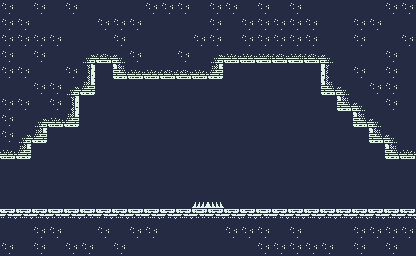

This game map was drawn from its Tiled (.tmx) file and the tilesets committed beside it. A one-line description and the full map source follow:
An orthogonal 26x16 tile map with 16x16 px tiles, 3 tile layers (BG, Walls, Obstacles) and 13 objects.

<map version="1.4" tiledversion="1.4.3" orientation="orthogonal" renderorder="right-down" width="26" height="16" tilewidth="16" tileheight="16" infinite="0" nextlayerid="9" nextobjectid="21">
 <tileset firstgid="1" source="../TileSet/Dow_TileSet.tsx" />
 <layer id="1" name="BG" width="26" height="16">
  <data encoding="csv">
191,191,191,191,191,191,191,191,191,191,191,191,191,191,191,191,191,191,191,191,191,191,191,191,191,191,
191,191,191,191,191,191,191,191,191,191,191,191,191,191,191,191,191,191,191,191,191,191,191,191,191,191,
191,191,191,191,191,191,191,191,191,191,191,191,191,191,191,191,191,191,191,191,191,191,191,191,191,191,
191,191,191,191,191,191,191,191,191,191,191,191,191,191,191,191,191,191,191,191,191,191,191,191,191,191,
191,191,191,191,191,191,191,191,191,191,191,191,191,191,191,191,191,191,191,191,191,191,191,191,191,191,
191,191,191,191,191,191,191,191,191,191,191,191,191,191,191,191,191,191,191,191,191,191,191,191,191,191,
191,191,191,191,191,191,191,191,191,191,191,191,191,191,191,191,191,191,191,191,191,191,191,191,191,191,
191,191,191,191,191,191,191,191,191,191,191,191,191,191,191,191,191,191,191,191,191,191,191,191,191,191,
191,191,191,191,191,191,191,191,191,191,191,191,191,191,191,191,191,191,191,191,191,191,191,191,191,191,
191,191,191,191,191,191,191,191,191,191,191,191,191,191,191,191,191,191,191,191,191,191,191,191,191,191,
191,191,191,191,191,191,191,191,191,191,191,191,191,191,191,191,191,191,191,191,191,191,191,191,191,191,
191,191,191,191,191,191,191,191,191,191,191,191,191,191,191,191,191,191,191,191,191,191,191,191,191,191,
191,191,191,191,191,191,191,191,191,191,191,191,191,191,191,191,191,191,191,191,191,191,191,191,191,191,
191,191,191,191,191,191,191,191,191,191,191,191,191,191,191,191,191,191,191,191,191,191,191,191,191,191,
191,191,191,191,191,191,191,191,191,191,191,191,191,191,191,191,191,191,191,191,191,191,191,191,191,191,
191,191,191,191,191,191,191,191,191,191,191,191,191,191,191,191,191,191,191,191,191,191,191,191,191,191
</data>
 </layer>
 <layer id="2" name="Walls" width="26" height="16">
  <data encoding="csv">
190,191,190,191,190,191,191,191,191,190,190,190,191,190,190,191,190,191,190,191,191,191,191,191,190,190,
190,190,191,191,191,191,190,190,190,191,191,191,191,190,191,190,190,190,190,190,191,191,190,190,191,191,
190,190,190,190,191,191,191,190,191,191,191,191,190,190,191,190,190,190,190,190,191,191,190,191,191,190,
190,191,190,191,191,168,169,172,190,191,191,190,191,168,170,170,171,169,171,169,172,191,191,191,190,191,
190,190,191,191,190,188,0,251,170,170,169,169,170,249,0,0,0,0,0,0,272,191,190,191,190,191,
191,191,190,190,168,249,0,0,0,0,0,0,0,0,0,0,0,0,0,0,251,252,191,190,190,191,
190,190,191,190,229,0,0,0,0,0,0,0,0,0,0,0,0,0,0,0,0,251,172,191,190,191,
190,191,168,170,249,0,0,0,0,0,0,0,0,0,0,0,0,0,0,0,0,0,251,172,191,191,
190,168,249,0,0,0,0,0,0,0,0,0,0,0,0,0,0,0,0,0,0,0,0,251,252,191,
170,249,0,0,0,0,0,0,0,0,0,0,0,0,0,0,0,0,0,0,0,0,0,0,251,170,
0,0,0,0,0,0,0,0,0,0,0,0,0,0,0,0,0,0,0,0,0,0,0,0,0,0,
0,0,0,0,0,0,0,0,0,0,0,0,0,0,0,0,0,0,0,0,0,0,0,0,0,0,
0,0,0,0,0,0,0,0,0,0,0,0,0,0,0,0,0,0,0,0,0,0,0,0,0,0,
289,290,290,291,290,291,289,290,291,290,289,290,291,290,290,289,291,289,290,290,290,290,290,289,290,290,
191,191,190,190,191,191,190,191,190,190,191,191,191,191,190,190,190,191,190,191,191,191,190,190,190,190,
190,191,190,191,190,190,191,190,191,191,191,191,191,191,191,191,190,190,190,190,190,191,190,191,190,191
</data>
 </layer>
 <layer id="8" name="Obstacles" width="26" height="16">
  <data encoding="csv">
0,0,0,0,0,0,0,0,0,0,0,0,0,0,0,0,0,0,0,0,0,0,0,0,0,0,
0,0,0,0,0,0,0,0,0,0,0,0,0,0,0,0,0,0,0,0,0,0,0,0,0,0,
0,0,0,0,0,0,0,0,0,0,0,0,0,0,0,0,0,0,0,0,0,0,0,0,0,0,
0,0,0,0,0,0,0,0,0,0,0,0,0,0,0,0,0,0,0,0,0,0,0,0,0,0,
0,0,0,0,0,0,0,0,0,0,0,0,0,0,0,0,0,0,0,0,0,0,0,0,0,0,
0,0,0,0,0,0,0,0,0,0,0,0,0,0,0,0,0,0,0,0,0,0,0,0,0,0,
0,0,0,0,0,0,0,0,0,0,0,0,0,0,0,0,0,0,0,0,0,0,0,0,0,0,
0,0,0,0,0,0,0,0,0,0,0,0,0,0,0,0,0,0,0,0,0,0,0,0,0,0,
0,0,0,0,0,0,0,0,0,0,0,0,0,0,0,0,0,0,0,0,0,0,0,0,0,0,
0,0,0,0,0,0,0,0,0,0,0,0,0,0,0,0,0,0,0,0,0,0,0,0,0,0,
0,0,0,0,0,0,0,0,0,0,0,0,0,0,0,0,0,0,0,0,0,0,0,0,0,0,
0,0,0,0,0,0,0,0,0,0,0,0,0,0,0,0,0,0,0,0,0,0,0,0,0,0,
0,0,0,0,0,0,0,0,0,0,0,0,12,15,0,0,0,0,0,0,0,0,0,0,0,0,
0,0,0,0,0,0,0,0,0,0,0,0,0,0,0,0,0,0,0,0,0,0,0,0,0,0,
0,0,0,0,0,0,0,0,0,0,0,0,0,0,0,0,0,0,0,0,0,0,0,0,0,0,
0,0,0,0,0,0,0,0,0,0,0,0,0,0,0,0,0,0,0,0,0,0,0,0,0,0
</data>
 </layer>
 <objectgroup id="7" name="Obstacles_Collision">
  <object id="19" x="192" y="201.991" width="32" height="6.00892" />
 </objectgroup>
 <objectgroup id="3" name="Walls_Collision">
  <object id="3" x="0" y="208" width="416" height="48" />
  <object id="5" x="0" y="0" width="416" height="64" />
  <object id="6" x="0" y="64" width="96" height="32" />
  <object id="7" x="0" y="96" width="80" height="32" />
  <object id="8" x="0" y="128" width="48" height="16" />
  <object id="9" x="112" y="64" width="112" height="16" />
  <object id="10" x="0" y="144" width="32" height="16" />
  <object id="11" x="320" y="64" width="96" height="32" />
  <object id="13" x="336" y="96" width="80" height="16" />
  <object id="14" x="352" y="112" width="64" height="16" />
  <object id="15" x="368" y="128" width="48" height="16" />
  <object id="18" x="384" y="144" width="32" height="16" />
 </objectgroup>
</map>
